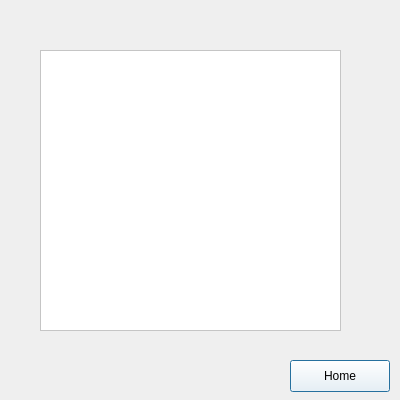
<?xml version="1.0" encoding="UTF-8"?>
<ui version="4.0">
 <class>Print</class>
 <widget class="QDialog" name="Print">
  <property name="geometry">
   <rect>
    <x>0</x>
    <y>0</y>
    <width>400</width>
    <height>400</height>
   </rect>
  </property>
  <property name="windowTitle">
   <string>Dialog</string>
  </property>
  <widget class="QListWidget" name="listWidget">
   <property name="geometry">
    <rect>
     <x>40</x>
     <y>50</y>
     <width>301</width>
     <height>281</height>
    </rect>
   </property>
   <property name="styleSheet">
    <string notr="true">background-color: white;</string>
   </property>
  </widget>
  <widget class="QPushButton" name="pushButton">
   <property name="geometry">
    <rect>
     <x>290</x>
     <y>360</y>
     <width>100</width>
     <height>32</height>
    </rect>
   </property>
   <property name="styleSheet">
    <string notr="true">background-color: white;</string>
   </property>
   <property name="text">
    <string>Home</string>
   </property>
  </widget>
 </widget>
 <resources/>
 <connections/>
</ui>
